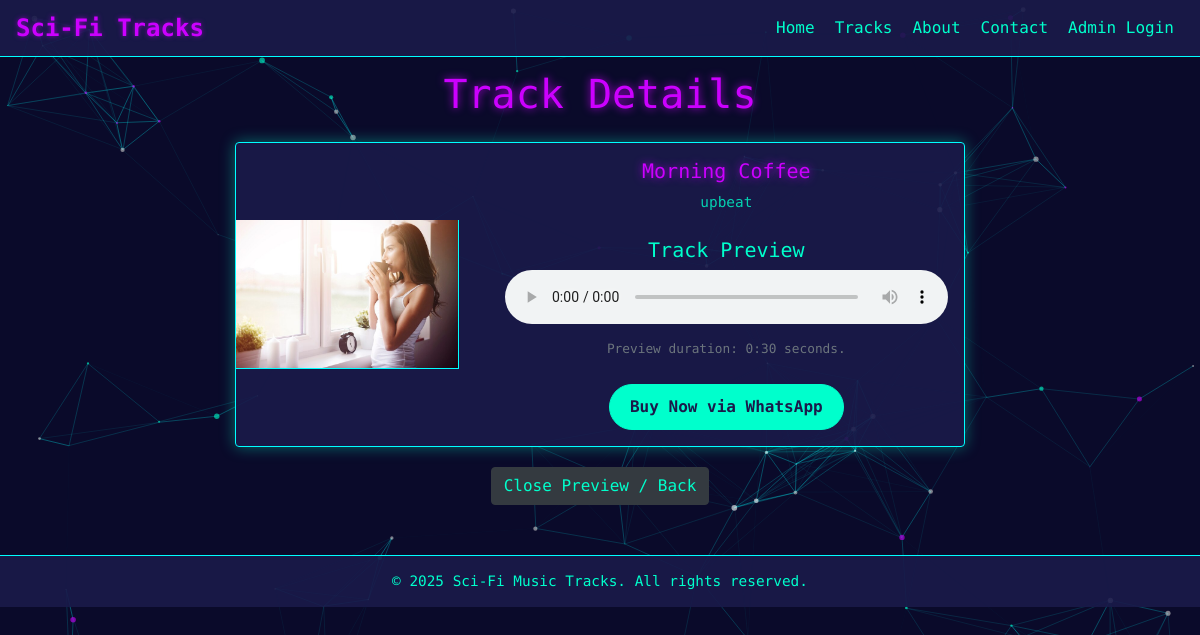
/shop/player.php?id=4, run on the app's committed database.
### tables this page shows
CREATE TABLE IF NOT EXISTS `tracks` (
  `id` int NOT NULL AUTO_INCREMENT,
  `name` varchar(255) NOT NULL,
  `description` text,
  `file_name` varchar(255) DEFAULT NULL,
  `image_name` varchar(255) DEFAULT NULL,
  `created_at` timestamp NULL DEFAULT CURRENT_TIMESTAMP,
  PRIMARY KEY (`id`)
);

### shop/player.php (the view, shortened to what this page needs)
<?php
require_once 'includes/header.php';
require_once 'admin/includes/db_connection.php';
$track = null;
$general_err = "";
$referrer = $_SERVER['HTTP_REFERER'] ?? 'tracks.php';
if (isset($_GET['id']) && !empty(trim($_GET['id']))) {
    $track_id = trim($_GET['id']);
    if (!filter_var($track_id, FILTER_VALIDATE_INT) || $track_id <= 0) {
        $general_err = "Invalid track ID.";
    } else {
        $sql = "SELECT id, name, description, file_name, image_name FROM tracks WHERE id = ?";
        if ($link === false) {
             $general_err = "Database connection error.";
        } elseif ($stmt = mysqli_prepare($link, $sql)) {
            mysqli_stmt_bind_param($stmt, "i", $param_id);
            if (mysqli_stmt_execute($stmt)) {
                $result = mysqli_stmt_get_result($stmt);
                if (mysqli_num_rows($result) == 1) {
                    $track = mysqli_fetch_assoc($result);
                } else {
                    $general_err = "Track not found.";
                }
            } else {
                $general_err = "Error fetching track data.";
            }
        } else {
             $general_err = "Error preparing database query.";
        }
    }
} else {
    $general_err = "Track ID not provided.";
}
$music_serve_url = ($track && !empty($track['file_name'])) ? "serve_music.php?id=" . $track['id'] : null;
$image_path = '';
$image_exists = false;
$public_image_directory = 'images/tracks/';
if ($track && !empty($track['image_name'])) {
     $server_image_path = __DIR__ . '/' . $public_image_directory . $track['image_name'];
     if (file_exists($server_image_path)) {
         $image_path = $public_image_directory . htmlspecialchars($track['image_name']);
         $image_exists = true;
     }
}
$preview_duration_seconds = 30;
?>
    <h1 class="text-center mb-4">Track Details</h1>
    <?php if (!empty($general_err)): ?>
        <div class="alert alert-danger text-center"><?php echo $general_err; ?></div>
    <?php elseif ($track): ?>
        <div class="row justify-content-center">
            <div class="col-md-8">
                <div class="card">
                     <div class="row g-0 align-items-center">
                         <div class="col-md-4">
                             <?php if ($image_exists): ?>
                                 <img src="<?php echo $image_path; ?>" alt="<?php echo htmlspecialchars($track['name']); ?>" class="img-fluid rounded-start" style="height: auto; max-height: 250px; object-fit: cover; width: 100%; border-right: 1px solid #00ffff;">
                             <?php else: ?>
                                 <div class="bg-secondary text-white d-flex align-items-center justify-content-center rounded-start" style="height: 250px; object-fit: cover; width: 100%; border-right: 1px solid #00ffff;">
                                     No Image
                                 </div>
                              <?php endif; ?>
                         </div>
                         <div class="col-md-8">
                            <div class="card-body">
                                <h2 class="card-title"><?php echo htmlspecialchars($track['name']); ?></h2>
                                <?php if (!empty($track['description'])): ?>
                                    <p class="card-text"><?php echo nl2br(htmlspecialchars($track['description'])); ?></p>
                                <?php endif; ?>
                                <?php if ($music_serve_url): ?>
                                     <div class="mt-4 text-center">
                                         <h3 class="h5">Track Preview</h3>
                                         <audio id="playerPageAudio" controls preload="metadata" style="width: 100%;" autoplay>
                                             <source src="<?php echo $music_serve_url; ?>" type="audio/mpeg">
                                         </audio>
                                         <p class="text-muted small mt-2" id="playerPageTimerText">Preview ends in <?php echo $preview_duration_seconds; ?> seconds.</p>
                                     </div>
                                <?php else: ?>
                                     <div class="mt-4 text-center">
                                         <p class="alert alert-warning">Music file not available for preview.</p>
                                     </div>
                                <?php endif; ?>
                                <div class="mt-4 text-center">
                                    <button class="btn btn-primary btn-buy" data-track-name="<?php echo htmlspecialchars($track['name']); ?>">Buy Now via WhatsApp</button>
                                </div>
                            </div>
                         </div>
                     </div>
                </div>
                <div class="text-center mt-3">
                     <a href="<?php echo htmlspecialchars($referrer); ?>" class="btn btn-secondary" id="closePlayerButton">Close Preview / Back</a>
                </div>
            </div>
        </div>
    <?php endif; ?>
<?php
require_once 'includes/footer.php';
?>

### shop/style.css (style rules this page uses)
body { background-color: #0a0a2a; color: #00ffcc; font-family: 'Share Tech Mono', monospace; min-height: 100vh; position: relative; overflow-x: hidden; margin: 0; padding: 0; }
h1, h2, .card-title { color: #cc00ff; text-shadow: 0 0 8px rgba(204, 0, 255, 0.8); }
.card { background-color: rgba(26, 26, 74, 0.9); border: 1px solid #00ffff; color: #00ffcc; margin-bottom: 20px; text-align: center; box-shadow: 0 0 15px rgba(0, 255, 204, 0.4); transition: transform 0.3s ease-in-out, box-shadow 0.3s ease-in-out; position: relative; z-index: 2; overflow: hidden; }
.card img { border-bottom: 1px solid #00ffff; height: 180px; object-fit: cover; width: 100%; }
.card-body { padding: 1rem; }
.card-title { font-size: 1.25rem; margin-bottom: 0.5rem; color: #cc00ff; text-shadow: 0 0 8px rgba(204, 0, 255, 0.8); }
.card-text { font-size: 0.9rem; color: rgba(0, 255, 204, 0.8); line-height: 1.6; }
.card p { line-height: 1.6; }
.btn-buy { background-color: #00ffcc; border-color: #00ffcc; color: #1a1a4a; font-weight: bold; padding: 10px 20px; border-radius: 25px; transition: background-color 0.3s ease, border-color 0.3s ease, color 0.3s ease, box-shadow 0.3s ease; }
.btn-secondary { background-color: #343a40; border-color: #343a40; color: #00ffcc; transition: background-color 0.3s ease, border-color 0.3s ease, color 0.3s ease; }

### data on the page
tracks: image_name (picture), name "Morning Coffee", description "upbeat"
